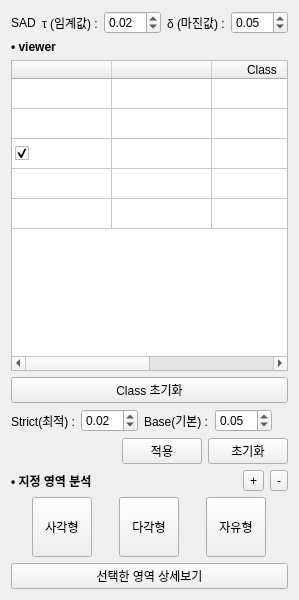
<?xml version="1.0" encoding="UTF-8"?>
<ui version="4.0">
 <class>LayerPropertiesWidget</class>
 <widget class="QWidget" name="LayerPropertiesWidget">
  <property name="geometry">
   <rect>
    <x>0</x>
    <y>0</y>
    <width>280</width>
    <height>600</height>
   </rect>
  </property>
  <property name="windowTitle">
   <string>Layer Properties</string>
  </property>
  <layout class="QVBoxLayout" name="mainVerticalLayout">
   <item>
    <layout class="QHBoxLayout" name="sadLayout">
     <item>
      <widget class="QLabel" name="sadLabel">
       <property name="text">
        <string>SAD</string>
       </property>
      </widget>
     </item>
     <item>
      <widget class="QLabel" name="tauLabel">
       <property name="text">
        <string>τ (임계값) :</string>
       </property>
      </widget>
     </item>
     <item>
      <widget class="QDoubleSpinBox" name="tauSpinBox">
       <property name="decimals">
        <number>2</number>
       </property>
       <property name="singleStep">
        <double>0.010000000000000</double>
       </property>
       <property name="value">
        <double>0.020000000000000</double>
       </property>
      </widget>
     </item>
     <item>
      <widget class="QLabel" name="deltaLabel">
       <property name="text">
        <string>δ (마진값) :</string>
       </property>
      </widget>
     </item>
     <item>
      <widget class="QDoubleSpinBox" name="deltaSpinBox">
       <property name="decimals">
        <number>2</number>
       </property>
       <property name="singleStep">
        <double>0.010000000000000</double>
       </property>
       <property name="value">
        <double>0.050000000000000</double>
       </property>
      </widget>
     </item>
     <item>
      <spacer name="sadSpacer">
       <property name="orientation">
        <enum>Qt::Horizontal</enum>
       </property>
       <property name="sizeHint" stdset="0">
        <size>
         <width>40</width>
         <height>20</height>
        </size>
       </property>
      </spacer>
     </item>
    </layout>
   </item>
   <item>
    <widget class="QLabel" name="viewerTitleLabel">
     <property name="font">
      <font>
       <weight>75</weight>
       <bold>true</bold>
      </font>
     </property>
     <property name="text">
      <string>• viewer</string>
     </property>
    </widget>
   </item>
   <item>
    <widget class="QTableWidget" name="viewerTableWidget">
     <property name="selectionMode">
      <enum>QAbstractItemView::SingleSelection</enum>
     </property>
     <property name="selectionBehavior">
      <enum>QAbstractItemView::SelectRows</enum>
     </property>
     <property name="rowCount">
      <number>5</number>
     </property>
     <property name="columnCount">
      <number>4</number>
     </property>
     <attribute name="horizontalHeaderVisible">
      <bool>true</bool>
     </attribute>
     <attribute name="horizontalHeaderStretchLastSection">
      <bool>true</bool>
     </attribute>
     <attribute name="verticalHeaderVisible">
      <bool>false</bool>
     </attribute>
     <row/>
     <row/>
     <row/>
     <row/>
     <row/>
     <column>
      <property name="text">
       <string/>
      </property>
     </column>
     <column>
      <property name="text">
       <string/>
      </property>
     </column>
     <column>
      <property name="text">
       <string>Class</string>
      </property>
     </column>
     <column>
      <property name="text">
       <string>Count</string>
      </property>
     </column>
     <item row="0" column="0">
      <property name="checkState">
       <enum>Unchecked</enum>
      </property>
      <property name="flags">
       <set>ItemIsSelectable|ItemIsUserCheckable|ItemIsEnabled</set>
      </property>
     </item>
     <item row="1" column="0">
      <property name="checkState">
       <enum>Unchecked</enum>
      </property>
      <property name="flags">
       <set>ItemIsSelectable|ItemIsUserCheckable|ItemIsEnabled</set>
      </property>
     </item>
     <item row="2" column="0">
      <property name="checkState">
       <enum>Checked</enum>
      </property>
      <property name="flags">
       <set>ItemIsSelectable|ItemIsUserCheckable|ItemIsEnabled</set>
      </property>
     </item>
     <item row="3" column="0">
      <property name="checkState">
       <enum>Unchecked</enum>
      </property>
      <property name="flags">
       <set>ItemIsSelectable|ItemIsUserCheckable|ItemIsEnabled</set>
      </property>
     </item>
     <item row="4" column="0">
      <property name="checkState">
       <enum>Unchecked</enum>
      </property>
      <property name="flags">
       <set>ItemIsSelectable|ItemIsUserCheckable|ItemIsEnabled</set>
      </property>
     </item>
    </widget>
   </item>
   <item>
    <widget class="QPushButton" name="btnClassReset">
     <property name="toolTip">
      <string>Viewer 선택과 포커스를 해제하고 기존 Classmap 전체를 다시 표시합니다.</string>
     </property>
     <property name="text">
      <string>Class 초기화</string>
     </property>
    </widget>
   </item>
   <item>
    <layout class="QHBoxLayout" name="strictBaseLayout">
     <item>
      <widget class="QLabel" name="strictLabel">
       <property name="text">
        <string>Strict(최적) :</string>
       </property>
      </widget>
     </item>
     <item>
      <widget class="QDoubleSpinBox" name="strictSpinBox">
       <property name="decimals">
        <number>2</number>
       </property>
       <property name="singleStep">
        <double>0.010000000000000</double>
       </property>
       <property name="value">
        <double>0.020000000000000</double>
       </property>
      </widget>
     </item>
     <item>
      <widget class="QLabel" name="baseLabel">
       <property name="text">
        <string>Base(기본) :</string>
       </property>
      </widget>
     </item>
     <item>
      <widget class="QDoubleSpinBox" name="baseSpinBox">
       <property name="decimals">
        <number>2</number>
       </property>
       <property name="singleStep">
        <double>0.010000000000000</double>
       </property>
       <property name="value">
        <double>0.050000000000000</double>
       </property>
      </widget>
     </item>
     <item>
      <spacer name="strictBaseSpacer">
       <property name="orientation">
        <enum>Qt::Horizontal</enum>
       </property>
       <property name="sizeHint" stdset="0">
        <size>
         <width>40</width>
         <height>20</height>
        </size>
       </property>
      </spacer>
     </item>
    </layout>
   </item>
   <item>
    <layout class="QHBoxLayout" name="applyInitLayout">
     <item>
      <spacer name="applyInitSpacer">
       <property name="orientation">
        <enum>Qt::Horizontal</enum>
       </property>
       <property name="sizeHint" stdset="0">
        <size>
         <width>40</width>
         <height>20</height>
        </size>
       </property>
      </spacer>
     </item>
     <item>
      <widget class="QPushButton" name="applyButton">
       <property name="text">
        <string>적용</string>
       </property>
      </widget>
     </item>
     <item>
      <widget class="QPushButton" name="initializeButton">
       <property name="text">
        <string>초기화</string>
       </property>
      </widget>
     </item>
    </layout>
   </item>
   <item>
    <layout class="QHBoxLayout" name="analysisTitleLayout">
     <item>
      <widget class="QLabel" name="analysisTitleLabel">
       <property name="font">
        <font>
         <weight>75</weight>
         <bold>true</bold>
        </font>
       </property>
       <property name="text">
        <string>• 지정 영역 분석</string>
       </property>
      </widget>
     </item>
     <item>
      <spacer name="analysisTitleSpacer">
       <property name="orientation">
        <enum>Qt::Horizontal</enum>
       </property>
       <property name="sizeHint" stdset="0">
        <size>
         <width>40</width>
         <height>20</height>
        </size>
       </property>
      </spacer>
     </item>
     <item>
      <widget class="QToolButton" name="addButton">
       <property name="text">
        <string>+</string>
       </property>
      </widget>
     </item>
     <item>
      <widget class="QToolButton" name="removeButton">
       <property name="text">
        <string>-</string>
       </property>
      </widget>
     </item>
    </layout>
   </item>
   <item>
    <layout class="QHBoxLayout" name="analysisToolsLayout">
     <item>
      <widget class="QToolButton" name="rectToolButton">
       <property name="minimumSize">
        <size>
         <width>60</width>
         <height>60</height>
        </size>
       </property>
       <property name="text">
        <string>사각형</string>
       </property>
       <property name="iconSize">
        <size>
         <width>32</width>
         <height>32</height>
        </size>
       </property>
       <property name="toolButtonStyle">
        <enum>Qt::ToolButtonTextUnderIcon</enum>
       </property>
      </widget>
     </item>
     <item>
      <widget class="QToolButton" name="polygonToolButton">
       <property name="minimumSize">
        <size>
         <width>60</width>
         <height>60</height>
        </size>
       </property>
       <property name="text">
        <string>다각형</string>
       </property>
       <property name="iconSize">
        <size>
         <width>32</width>
         <height>32</height>
        </size>
       </property>
       <property name="toolButtonStyle">
        <enum>Qt::ToolButtonTextUnderIcon</enum>
       </property>
      </widget>
     </item>
     <item>
      <widget class="QToolButton" name="freehandToolButton">
       <property name="minimumSize">
        <size>
         <width>60</width>
         <height>60</height>
        </size>
       </property>
       <property name="text">
        <string>자유형</string>
       </property>
       <property name="iconSize">
        <size>
         <width>32</width>
         <height>32</height>
        </size>
       </property>
       <property name="toolButtonStyle">
        <enum>Qt::ToolButtonTextUnderIcon</enum>
       </property>
      </widget>
     </item>
    </layout>
   </item>
   <item>
    <widget class="QPushButton" name="viewDetailsButton">
     <property name="text">
      <string>선택한 영역 상세보기</string>
     </property>
    </widget>
   </item>
  </layout>
 </widget>
 <resources/>
 <connections/>
</ui>
